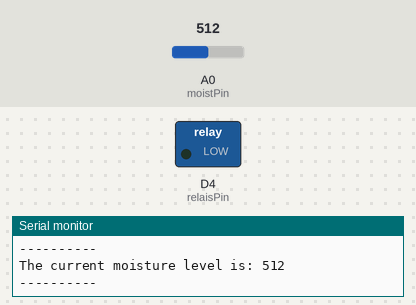
The sketch below on a simulated ESP8266 (NodeMCU). Shown: switched loads named in the sketch (green lamp = pin HIGH), the last lines printed to the serial monitor. The test bench sets the inputs (shaded band); at power-on: A0 (moistPin) = 512.

Above: at 2.8 s.
2.9 s: A0 (moistPin) set to 412
6.4 s: A0 (moistPin) set to 388
At 7.7 s:
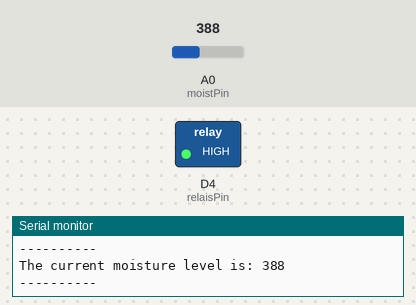
Timing chart, 0 to 9.4 s (numbered marks = the images above; inputs shaded):
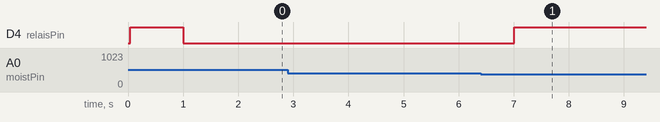

The sketch:

WaterBoy_Pure.ino
```cpp
/*
____    __    ____  ___   .___________. _______ .______         .______     ______   ____    ____
\   \  /  \  /   / /   \  |           ||   ____||   _  \        |   _  \   /  __  \  \   \  /   /
 \   \/    \/   / /  ^  \ `---|  |----`|  |__   |  |_)  |       |  |_)  | |  |  |  |  \   \/   /
  \            / /  /_\  \    |  |     |   __|  |      /        |   _  <  |  |  |  |   \_    _/
   \    /\    / /  _____  \   |  |     |  |____ |  |\  \----.   |  |_)  | |  `--'  |     |  |
    \__/  \__/ /__/     \__\  |__|     |_______|| _| `._____|   |______/   \______/      |__|

*/

// define pins
#define moistPin A0
#define relaisPin D4


//define when pump needs to water the plant
int moistLimes = 400;
int cMoisterLevel = 0;

//define how long the pump should be activated in ms
int pumping = 1000;

// Using millis to time actions in loop
unsigned long currentMillis;
const unsigned long period = 1000;  //the value is a number of milliseconds
long previousMillis = 0;        // will store last time LED was updated


void setup(){
    Serial.begin(9600); //start serial communication
    Serial.println("Water Boy initalization ....");
    Serial.print("Your water boy will start to water the plants as soon as it is under: ");
    Serial.println(moistLimes);

    //define pins

    pinMode(relaisPin, OUTPUT);

    //Pin D4 High is off!
    digitalWrite(relaisPin, HIGH);

}

void loop(){
    currentMillis = millis();
    if(currentMillis - previousMillis > period) {
        previousMillis = currentMillis;  // save the last time you did the action

        cMoisterLevel = analogRead(moistPin); //the lower the more moist the plant is

        //check if the moisture limes is reached
        Serial.println("----------");
        Serial.print("The current moisture level is: ");
        Serial.println(cMoisterLevel);
        Serial.println("----------");

        if(cMoisterLevel >= moistLimes){
            digitalWrite(relaisPin, LOW);
            delay(pumping);
            digitalWrite(relaisPin, HIGH);
        }

    }


}
```

Measured:
- the behaviour switches between 400 and 399 on A0 (moistPin) (found by bisection; images 0 and 1)
- after the input at 6.4 s, D4 (relaisPin): LOW → HIGH after 0.61 s
